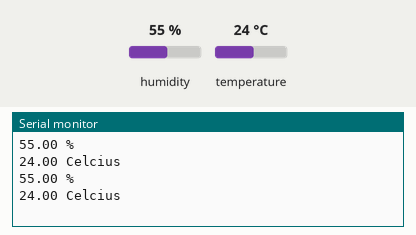
Simulated run of this sketch. Board: Arduino Uno, built with avr-gcc and run on an emulated ATmega328P. On the bench: the last lines printed to the serial monitor. The test bench sets the inputs (shaded band); at power-on: humidity 55 %, temperature 24 °C.

Above: at 4.8 s.
4.9 s: humidity set to 22 %
At 7.3 s:
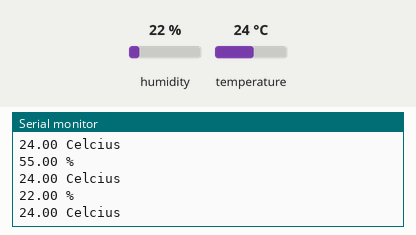
7.9 s: temperature set to 12 °C
At 9.1 s:
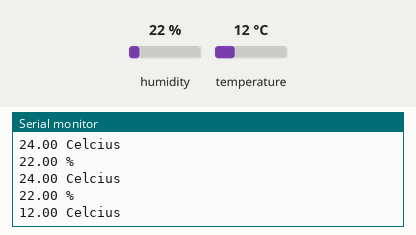
10.9 s: humidity set to 40 %
At 12.6 s:
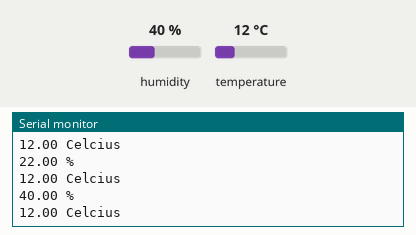
Timing chart, 0 to 14.1 s (numbered marks = the images above; inputs shaded):
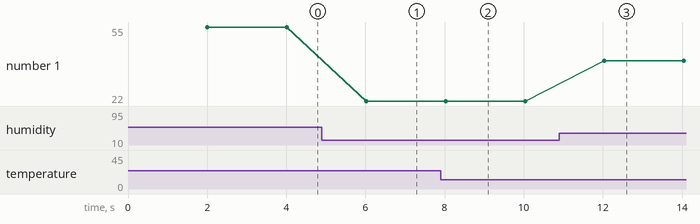

Measured:
- after the input at 4.9 s, the serial monitor: prints a new line after 1.1 s (image 1)
- after the input at 7.9 s, the serial monitor: prints a new line after 0.14 s (image 2)
- after the input at 10.9 s, the serial monitor: prints a new line after 1.1 s (image 3)
- plotted number 1: 55 → 22 after the input at 4.9 s, 22 → 40 after the input at 10.9 s

The sketch:

dht.ino
```cpp
#include <dhtnew.h>

DHTNEW mySensor(A1);
uint32_t timer = 0;

void setup() {
  Serial.begin(9600);
}

void loop() {

  if(millis() - timer >= 2000){
    mySensor.read();

    Serial.print(mySensor.getHumidity());
    Serial.println(" %");

     Serial.print(mySensor.getTemperature());
    Serial.println(" Celcius");


    timer = millis();
  }
}
```
